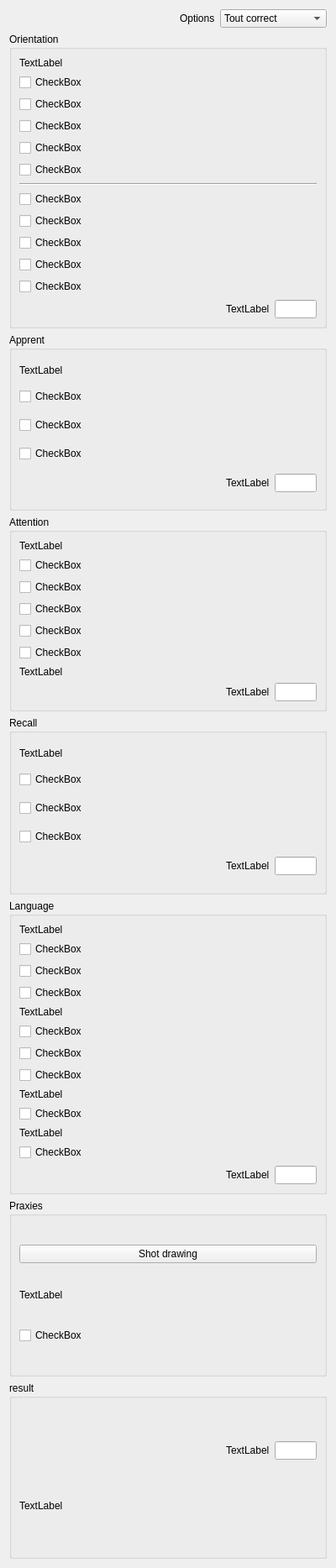
<?xml version="1.0" encoding="UTF-8"?>
<ui version="4.0">
 <class>BaseWidgets::Internal::BaseFormWidget</class>
 <widget class="QWidget" name="BaseWidgets::Internal::BaseFormWidget">
  <property name="geometry">
   <rect>
    <x>0</x>
    <y>0</y>
    <width>400</width>
    <height>1867</height>
   </rect>
  </property>
  <property name="windowTitle">
   <string/>
  </property>
  <layout class="QGridLayout" name="gridLayout">
   <item row="3" column="0" colspan="3">
    <widget class="QGroupBox" name="learningGroup">
     <property name="title">
      <string>Apprent</string>
     </property>
     <layout class="QGridLayout" name="gridLayout_3">
      <item row="0" column="0">
       <widget class="QLabel" name="learningHelp">
        <property name="sizePolicy">
         <sizepolicy hsizetype="Preferred" vsizetype="Fixed">
          <horstretch>0</horstretch>
          <verstretch>0</verstretch>
         </sizepolicy>
        </property>
        <property name="text">
         <string>TextLabel</string>
        </property>
        <property name="wordWrap">
         <bool>true</bool>
        </property>
       </widget>
      </item>
      <item row="1" column="0">
       <widget class="QCheckBox" name="learningCheck1">
        <property name="text">
         <string>CheckBox</string>
        </property>
       </widget>
      </item>
      <item row="2" column="0">
       <widget class="QCheckBox" name="learningCheck2">
        <property name="text">
         <string>CheckBox</string>
        </property>
       </widget>
      </item>
      <item row="3" column="0">
       <widget class="QCheckBox" name="learningCheck3">
        <property name="text">
         <string>CheckBox</string>
        </property>
       </widget>
      </item>
      <item row="4" column="0">
       <layout class="QHBoxLayout" name="horizontalLayout_3">
        <item>
         <spacer name="horizontalSpacer_3">
          <property name="orientation">
           <enum>Qt::Horizontal</enum>
          </property>
          <property name="sizeHint" stdset="0">
           <size>
            <width>40</width>
            <height>20</height>
           </size>
          </property>
         </spacer>
        </item>
        <item>
         <widget class="QLabel" name="learnSumLabel">
          <property name="sizePolicy">
           <sizepolicy hsizetype="Preferred" vsizetype="Fixed">
            <horstretch>0</horstretch>
            <verstretch>0</verstretch>
           </sizepolicy>
          </property>
          <property name="text">
           <string>TextLabel</string>
          </property>
         </widget>
        </item>
        <item>
         <widget class="QLineEdit" name="learnSum">
          <property name="maximumSize">
           <size>
            <width>50</width>
            <height>16777215</height>
           </size>
          </property>
         </widget>
        </item>
       </layout>
      </item>
     </layout>
    </widget>
   </item>
   <item row="2" column="0" colspan="3">
    <widget class="QGroupBox" name="groupBox">
     <property name="title">
      <string>Orientation</string>
     </property>
     <layout class="QGridLayout" name="gridLayout_2">
      <item row="0" column="0">
       <widget class="QLabel" name="orHelp1">
        <property name="sizePolicy">
         <sizepolicy hsizetype="Preferred" vsizetype="Fixed">
          <horstretch>0</horstretch>
          <verstretch>0</verstretch>
         </sizepolicy>
        </property>
        <property name="text">
         <string>TextLabel</string>
        </property>
        <property name="wordWrap">
         <bool>true</bool>
        </property>
       </widget>
      </item>
      <item row="1" column="0">
       <widget class="QCheckBox" name="or1Check">
        <property name="text">
         <string>CheckBox</string>
        </property>
       </widget>
      </item>
      <item row="2" column="0">
       <widget class="QCheckBox" name="or2Check">
        <property name="text">
         <string>CheckBox</string>
        </property>
       </widget>
      </item>
      <item row="3" column="0">
       <widget class="QCheckBox" name="or3Check">
        <property name="text">
         <string>CheckBox</string>
        </property>
       </widget>
      </item>
      <item row="4" column="0">
       <widget class="QCheckBox" name="or4Check">
        <property name="text">
         <string>CheckBox</string>
        </property>
       </widget>
      </item>
      <item row="5" column="0">
       <widget class="QCheckBox" name="or5Check">
        <property name="text">
         <string>CheckBox</string>
        </property>
       </widget>
      </item>
      <item row="6" column="0">
       <widget class="Line" name="line">
        <property name="orientation">
         <enum>Qt::Horizontal</enum>
        </property>
       </widget>
      </item>
      <item row="7" column="0">
       <widget class="QCheckBox" name="or6Check">
        <property name="text">
         <string>CheckBox</string>
        </property>
       </widget>
      </item>
      <item row="8" column="0">
       <widget class="QCheckBox" name="or7Check">
        <property name="text">
         <string>CheckBox</string>
        </property>
       </widget>
      </item>
      <item row="9" column="0">
       <widget class="QCheckBox" name="or8Check">
        <property name="text">
         <string>CheckBox</string>
        </property>
       </widget>
      </item>
      <item row="10" column="0">
       <widget class="QCheckBox" name="or9Check">
        <property name="text">
         <string>CheckBox</string>
        </property>
       </widget>
      </item>
      <item row="11" column="0">
       <widget class="QCheckBox" name="or10Check">
        <property name="text">
         <string>CheckBox</string>
        </property>
       </widget>
      </item>
      <item row="12" column="0">
       <layout class="QHBoxLayout" name="horizontalLayout_2">
        <item>
         <spacer name="horizontalSpacer_2">
          <property name="orientation">
           <enum>Qt::Horizontal</enum>
          </property>
          <property name="sizeHint" stdset="0">
           <size>
            <width>40</width>
            <height>20</height>
           </size>
          </property>
         </spacer>
        </item>
        <item>
         <widget class="QLabel" name="orSumLabel">
          <property name="sizePolicy">
           <sizepolicy hsizetype="Preferred" vsizetype="Fixed">
            <horstretch>0</horstretch>
            <verstretch>0</verstretch>
           </sizepolicy>
          </property>
          <property name="text">
           <string>TextLabel</string>
          </property>
         </widget>
        </item>
        <item>
         <widget class="QLineEdit" name="orSum">
          <property name="maximumSize">
           <size>
            <width>50</width>
            <height>16777215</height>
           </size>
          </property>
         </widget>
        </item>
       </layout>
      </item>
     </layout>
    </widget>
   </item>
   <item row="0" column="0" colspan="3">
    <layout class="QHBoxLayout" name="horizontalLayout">
     <item>
      <spacer name="horizontalSpacer">
       <property name="orientation">
        <enum>Qt::Horizontal</enum>
       </property>
       <property name="sizeHint" stdset="0">
        <size>
         <width>567</width>
         <height>21</height>
        </size>
       </property>
      </spacer>
     </item>
     <item>
      <widget class="QLabel" name="optionLabel">
       <property name="sizePolicy">
        <sizepolicy hsizetype="Preferred" vsizetype="Fixed">
         <horstretch>0</horstretch>
         <verstretch>0</verstretch>
        </sizepolicy>
       </property>
       <property name="text">
        <string>Options</string>
       </property>
      </widget>
     </item>
     <item>
      <widget class="QComboBox" name="optionsCombo">
       <item>
        <property name="text">
         <string>Tout correct</string>
        </property>
       </item>
       <item>
        <property name="text">
         <string>Tout incorrect</string>
        </property>
       </item>
       <item>
        <property name="text">
         <string>Effacer le contenu</string>
        </property>
       </item>
      </widget>
     </item>
    </layout>
   </item>
   <item row="4" column="0" colspan="3">
    <widget class="QGroupBox" name="attention">
     <property name="title">
      <string>Attention</string>
     </property>
     <layout class="QGridLayout" name="gridLayout_7">
      <item row="0" column="0">
       <widget class="QLabel" name="attHelp">
        <property name="sizePolicy">
         <sizepolicy hsizetype="Preferred" vsizetype="Fixed">
          <horstretch>0</horstretch>
          <verstretch>0</verstretch>
         </sizepolicy>
        </property>
        <property name="text">
         <string>TextLabel</string>
        </property>
       </widget>
      </item>
      <item row="1" column="0">
       <widget class="QCheckBox" name="attCheck1">
        <property name="text">
         <string>CheckBox</string>
        </property>
       </widget>
      </item>
      <item row="2" column="0">
       <widget class="QCheckBox" name="attCheck2">
        <property name="text">
         <string>CheckBox</string>
        </property>
       </widget>
      </item>
      <item row="3" column="0">
       <widget class="QCheckBox" name="attCheck3">
        <property name="text">
         <string>CheckBox</string>
        </property>
       </widget>
      </item>
      <item row="4" column="0">
       <widget class="QCheckBox" name="attCheck4">
        <property name="text">
         <string>CheckBox</string>
        </property>
       </widget>
      </item>
      <item row="5" column="0">
       <widget class="QCheckBox" name="attCheck5">
        <property name="text">
         <string>CheckBox</string>
        </property>
       </widget>
      </item>
      <item row="7" column="0">
       <layout class="QHBoxLayout" name="horizontalLayout_4">
        <item>
         <spacer name="horizontalSpacer_4">
          <property name="orientation">
           <enum>Qt::Horizontal</enum>
          </property>
          <property name="sizeHint" stdset="0">
           <size>
            <width>40</width>
            <height>20</height>
           </size>
          </property>
         </spacer>
        </item>
        <item>
         <widget class="QLabel" name="attSumLabel">
          <property name="sizePolicy">
           <sizepolicy hsizetype="Preferred" vsizetype="Fixed">
            <horstretch>0</horstretch>
            <verstretch>0</verstretch>
           </sizepolicy>
          </property>
          <property name="text">
           <string>TextLabel</string>
          </property>
         </widget>
        </item>
        <item>
         <widget class="QLineEdit" name="attSum">
          <property name="maximumSize">
           <size>
            <width>50</width>
            <height>16777215</height>
           </size>
          </property>
         </widget>
        </item>
       </layout>
      </item>
      <item row="6" column="0">
       <widget class="QLabel" name="attHelp2">
        <property name="text">
         <string>TextLabel</string>
        </property>
        <property name="wordWrap">
         <bool>true</bool>
        </property>
       </widget>
      </item>
     </layout>
    </widget>
   </item>
   <item row="5" column="0" colspan="3">
    <widget class="QGroupBox" name="groupBox_3">
     <property name="title">
      <string>Recall</string>
     </property>
     <layout class="QGridLayout" name="gridLayout_6">
      <item row="0" column="0">
       <widget class="QLabel" name="recallHelp">
        <property name="sizePolicy">
         <sizepolicy hsizetype="Preferred" vsizetype="Fixed">
          <horstretch>0</horstretch>
          <verstretch>0</verstretch>
         </sizepolicy>
        </property>
        <property name="text">
         <string>TextLabel</string>
        </property>
        <property name="wordWrap">
         <bool>true</bool>
        </property>
       </widget>
      </item>
      <item row="1" column="0">
       <widget class="QCheckBox" name="recallCheck1">
        <property name="text">
         <string>CheckBox</string>
        </property>
       </widget>
      </item>
      <item row="2" column="0">
       <widget class="QCheckBox" name="recallCheck2">
        <property name="text">
         <string>CheckBox</string>
        </property>
       </widget>
      </item>
      <item row="3" column="0">
       <widget class="QCheckBox" name="recallCheck3">
        <property name="text">
         <string>CheckBox</string>
        </property>
       </widget>
      </item>
      <item row="4" column="0">
       <layout class="QHBoxLayout" name="horizontalLayout_5">
        <item>
         <spacer name="horizontalSpacer_5">
          <property name="orientation">
           <enum>Qt::Horizontal</enum>
          </property>
          <property name="sizeHint" stdset="0">
           <size>
            <width>40</width>
            <height>20</height>
           </size>
          </property>
         </spacer>
        </item>
        <item>
         <widget class="QLabel" name="recallSumLabel">
          <property name="sizePolicy">
           <sizepolicy hsizetype="Preferred" vsizetype="Fixed">
            <horstretch>0</horstretch>
            <verstretch>0</verstretch>
           </sizepolicy>
          </property>
          <property name="text">
           <string>TextLabel</string>
          </property>
         </widget>
        </item>
        <item>
         <widget class="QLineEdit" name="recallSum">
          <property name="maximumSize">
           <size>
            <width>50</width>
            <height>16777215</height>
           </size>
          </property>
         </widget>
        </item>
       </layout>
      </item>
     </layout>
    </widget>
   </item>
   <item row="6" column="0" colspan="3">
    <widget class="QGroupBox" name="langGroup">
     <property name="title">
      <string>Language</string>
     </property>
     <layout class="QGridLayout" name="gridLayout_4">
      <item row="12" column="0">
       <layout class="QHBoxLayout" name="horizontalLayout_6">
        <item>
         <spacer name="horizontalSpacer_6">
          <property name="orientation">
           <enum>Qt::Horizontal</enum>
          </property>
          <property name="sizeHint" stdset="0">
           <size>
            <width>40</width>
            <height>20</height>
           </size>
          </property>
         </spacer>
        </item>
        <item>
         <widget class="QLabel" name="langSumLabel">
          <property name="sizePolicy">
           <sizepolicy hsizetype="Preferred" vsizetype="Fixed">
            <horstretch>0</horstretch>
            <verstretch>0</verstretch>
           </sizepolicy>
          </property>
          <property name="text">
           <string>TextLabel</string>
          </property>
         </widget>
        </item>
        <item>
         <widget class="QLineEdit" name="langSum">
          <property name="maximumSize">
           <size>
            <width>50</width>
            <height>16777215</height>
           </size>
          </property>
         </widget>
        </item>
       </layout>
      </item>
      <item row="1" column="0">
       <widget class="QCheckBox" name="langCheck1">
        <property name="text">
         <string>CheckBox</string>
        </property>
       </widget>
      </item>
      <item row="2" column="0">
       <widget class="QCheckBox" name="langCheck2">
        <property name="text">
         <string>CheckBox</string>
        </property>
       </widget>
      </item>
      <item row="3" column="0">
       <widget class="QCheckBox" name="langCheck3">
        <property name="text">
         <string>CheckBox</string>
        </property>
       </widget>
      </item>
      <item row="5" column="0">
       <widget class="QCheckBox" name="langCheck4">
        <property name="text">
         <string>CheckBox</string>
        </property>
       </widget>
      </item>
      <item row="6" column="0">
       <widget class="QCheckBox" name="langCheck5">
        <property name="text">
         <string>CheckBox</string>
        </property>
       </widget>
      </item>
      <item row="7" column="0">
       <widget class="QCheckBox" name="langCheck6">
        <property name="text">
         <string>CheckBox</string>
        </property>
       </widget>
      </item>
      <item row="9" column="0">
       <widget class="QCheckBox" name="langCheck7">
        <property name="text">
         <string>CheckBox</string>
        </property>
       </widget>
      </item>
      <item row="11" column="0">
       <widget class="QCheckBox" name="langCheck8">
        <property name="text">
         <string>CheckBox</string>
        </property>
       </widget>
      </item>
      <item row="0" column="0">
       <widget class="QLabel" name="langHelp">
        <property name="sizePolicy">
         <sizepolicy hsizetype="Preferred" vsizetype="Fixed">
          <horstretch>0</horstretch>
          <verstretch>0</verstretch>
         </sizepolicy>
        </property>
        <property name="text">
         <string>TextLabel</string>
        </property>
        <property name="wordWrap">
         <bool>true</bool>
        </property>
       </widget>
      </item>
      <item row="4" column="0">
       <widget class="QLabel" name="langHelp2">
        <property name="text">
         <string>TextLabel</string>
        </property>
        <property name="wordWrap">
         <bool>true</bool>
        </property>
       </widget>
      </item>
      <item row="8" column="0">
       <widget class="QLabel" name="langHelp3">
        <property name="text">
         <string>TextLabel</string>
        </property>
        <property name="wordWrap">
         <bool>true</bool>
        </property>
       </widget>
      </item>
      <item row="10" column="0">
       <widget class="QLabel" name="langHelp4">
        <property name="text">
         <string>TextLabel</string>
        </property>
        <property name="wordWrap">
         <bool>true</bool>
        </property>
       </widget>
      </item>
     </layout>
     <zorder>langCheck1</zorder>
     <zorder>langCheck2</zorder>
     <zorder>langCheck3</zorder>
     <zorder>langCheck4</zorder>
     <zorder>langCheck5</zorder>
     <zorder>langCheck6</zorder>
     <zorder>langCheck7</zorder>
     <zorder>langCheck8</zorder>
     <zorder>langHelp</zorder>
     <zorder>langHelp2</zorder>
     <zorder>langHelp3</zorder>
     <zorder>langHelp4</zorder>
    </widget>
   </item>
   <item row="8" column="0" colspan="3">
    <widget class="QGroupBox" name="resultGroup">
     <property name="title">
      <string>result</string>
     </property>
     <layout class="QGridLayout" name="gridLayout_8">
      <item row="0" column="0">
       <layout class="QHBoxLayout" name="horizontalLayout_7">
        <item>
         <spacer name="horizontalSpacer_7">
          <property name="orientation">
           <enum>Qt::Horizontal</enum>
          </property>
          <property name="sizeHint" stdset="0">
           <size>
            <width>40</width>
            <height>20</height>
           </size>
          </property>
         </spacer>
        </item>
        <item>
         <widget class="QLabel" name="totalLabel">
          <property name="sizePolicy">
           <sizepolicy hsizetype="Preferred" vsizetype="Fixed">
            <horstretch>0</horstretch>
            <verstretch>0</verstretch>
           </sizepolicy>
          </property>
          <property name="text">
           <string>TextLabel</string>
          </property>
         </widget>
        </item>
        <item>
         <widget class="QLineEdit" name="total">
          <property name="maximumSize">
           <size>
            <width>50</width>
            <height>16777215</height>
           </size>
          </property>
         </widget>
        </item>
       </layout>
      </item>
      <item row="1" column="0">
       <widget class="QLabel" name="interpretationLabel">
        <property name="sizePolicy">
         <sizepolicy hsizetype="Preferred" vsizetype="Fixed">
          <horstretch>0</horstretch>
          <verstretch>0</verstretch>
         </sizepolicy>
        </property>
        <property name="text">
         <string>TextLabel</string>
        </property>
        <property name="wordWrap">
         <bool>true</bool>
        </property>
       </widget>
      </item>
     </layout>
    </widget>
   </item>
   <item row="7" column="0" colspan="3">
    <widget class="QGroupBox" name="groupBox_5">
     <property name="title">
      <string>Praxies</string>
     </property>
     <layout class="QGridLayout" name="gridLayout_5">
      <item row="3" column="0">
       <widget class="QCheckBox" name="drawCheck">
        <property name="text">
         <string>CheckBox</string>
        </property>
       </widget>
      </item>
      <item row="1" column="0">
       <widget class="QLabel" name="spaceHelp">
        <property name="sizePolicy">
         <sizepolicy hsizetype="Preferred" vsizetype="Fixed">
          <horstretch>0</horstretch>
          <verstretch>0</verstretch>
         </sizepolicy>
        </property>
        <property name="text">
         <string>TextLabel</string>
        </property>
        <property name="wordWrap">
         <bool>true</bool>
        </property>
       </widget>
      </item>
      <item row="0" column="0">
       <widget class="QPushButton" name="showDrawing">
        <property name="text">
         <string>Shot drawing</string>
        </property>
       </widget>
      </item>
     </layout>
    </widget>
   </item>
  </layout>
 </widget>
 <tabstops>
  <tabstop>or1Check</tabstop>
  <tabstop>or2Check</tabstop>
  <tabstop>or3Check</tabstop>
  <tabstop>or4Check</tabstop>
  <tabstop>or5Check</tabstop>
  <tabstop>or6Check</tabstop>
  <tabstop>or7Check</tabstop>
  <tabstop>or8Check</tabstop>
  <tabstop>or9Check</tabstop>
  <tabstop>or10Check</tabstop>
  <tabstop>learningCheck1</tabstop>
  <tabstop>learningCheck2</tabstop>
  <tabstop>learningCheck3</tabstop>
  <tabstop>optionsCombo</tabstop>
 </tabstops>
 <resources/>
 <connections/>
</ui>
